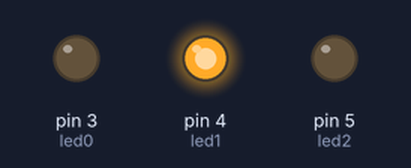
Bench run of a sketch on a simulated Arduino Uno, built with avr-gcc and run on an emulated ATmega328P. Parts: output pins drawn as LEDs (lit = HIGH).

Above: at 0.15 s.
At 7.69 s:
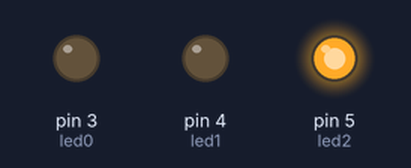
At 15.84 s:
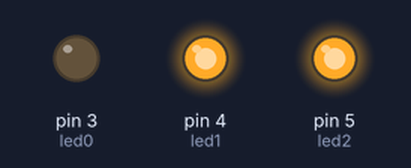
At 32.43 s:
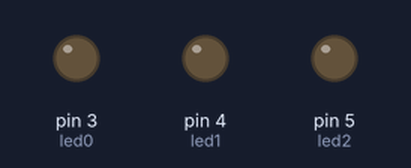
Timing chart, 0 to 32.7 s (numbered marks = the images above):
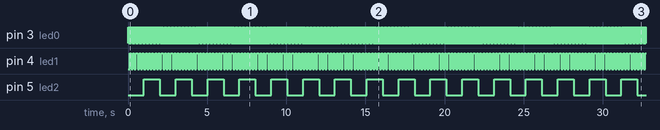

Measured:
- by itself, pin 3 (led0): alternates HIGH for 0.01 s and LOW for 0.01 s, 3276 changes in all, then stays LOW
- by itself, pin 4 (led1): alternates HIGH for 0.10 s and LOW for 0.10 s, 327 changes in all, then stays HIGH
- by itself, pin 5 (led2): alternates HIGH for 1.0 s and LOW for 1.0 s, 32 changes in all, then stays LOW

The sketch:

3_2.ino
```cpp
int led0=3;
int led1=4;
int led2=5;
int count=0;
int val0=0;
int val1=0;
int val2=0;

void setup() {
  // put your setup code here, to run once:
  pinMode(led0,OUTPUT);
  pinMode(led1,OUTPUT);
  pinMode(led2,OUTPUT);
}

void loop() {
  // put your main code here, to run repeatedly:
  count=count+10;
  delay(10);
  if(count%10==0)
  {
    val0=!val0;
    digitalWrite(led0,val0);
  }
  if(count%100==0)
  {
    val1=!val1;
    digitalWrite(led1,val1);
  }

  if(count%1000==0)
  {
    val2=!val2;
    digitalWrite(led2,val2);
  }


}
```
